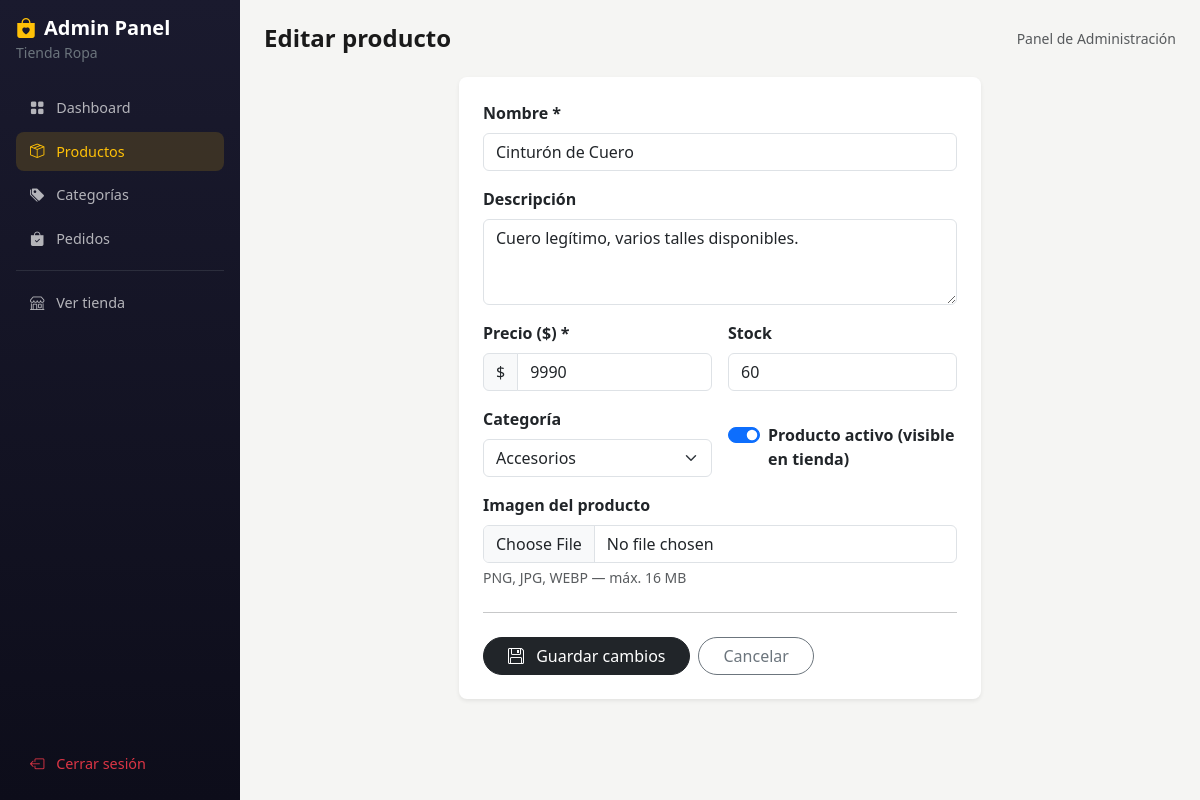
The app's page /admin/producto/9/editar (signed in), older data.
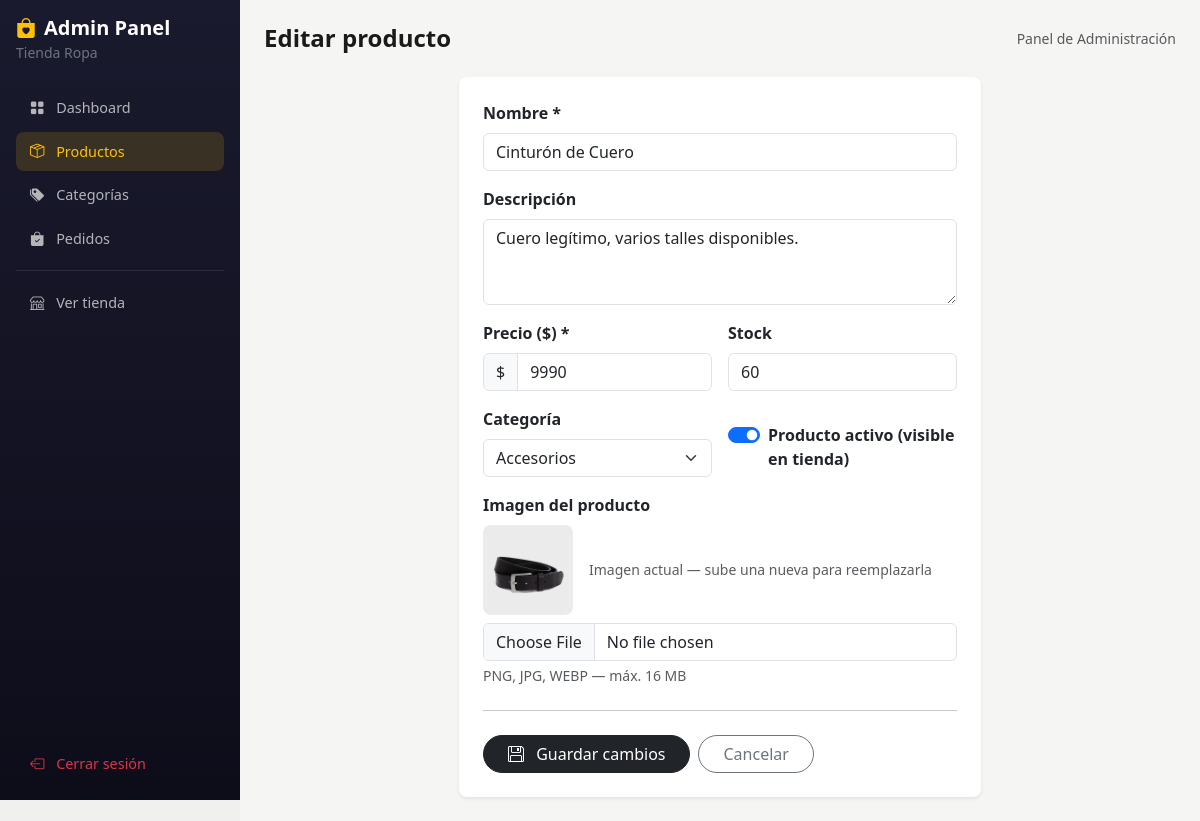
The same page, newer data.
### tables this page shows
CREATE TABLE productos (
            id           INTEGER PRIMARY KEY AUTOINCREMENT,
            nombre       TEXT    NOT NULL,
            descripcion  TEXT,
            precio       REAL    NOT NULL DEFAULT 0,
            imagen       TEXT,
            categoria_id INTEGER REFERENCES categorias(id),
            stock        INTEGER NOT NULL DEFAULT 0,
            activo       INTEGER NOT NULL DEFAULT 1
        );

### app.py (the view, shortened to what this page needs)
@app.route("/admin/producto/<int:pid>/editar", methods=["GET", "POST"])
@admin_required
def admin_editar_producto(pid):
    conn       = get_db()
    producto   = conn.execute("SELECT * FROM productos WHERE id=?", (pid,)).fetchone()
    categorias = conn.execute("SELECT * FROM categorias ORDER BY nombre").fetchall()
    if not producto:
        flash("Producto no encontrado.", "error")
        conn.close()
        return redirect(url_for("admin_productos"))
    conn.close()
    return render_template("admin/form_producto.html", categorias=categorias, producto=producto)

### app.py (called while the page is built)
def get_db() -> sqlite3.Connection:
    conn = sqlite3.connect(DATABASE)
    conn.row_factory = sqlite3.Row
    return conn

def admin_required(f):
    @functools.wraps(f)
    def wrapper(*args, **kwargs):
        if not session.get("admin"):
            return redirect(url_for("admin_login"))
        return f(*args, **kwargs)
    return wrapper

@app.context_processor
def inject_cart_count():
    carrito = session.get("carrito", {})
    return {"cart_count": sum(v["cantidad"] for v in carrito.values())}

### templates/admin/form_producto.html (shortened to what this page needs)
{% extends 'admin/base_admin.html' %}
{% block page_title %}{{ 'Editar producto' if producto else 'Nuevo producto' }}{% endblock %}
{% block content %}
<div class="row justify-content-center">
  <div class="col-md-9 col-lg-7">
    <div class="card border-0 shadow-sm rounded-3">
      <div class="card-body p-4">
        <form method="POST" enctype="multipart/form-data">
          <div class="row g-3">
            <div class="col-12">
              <label class="form-label fw-semibold">Nombre *</label>
              <input type="text" name="nombre" class="form-control"
                     value="{{ producto.nombre if producto else '' }}" required>
            </div>
            <div class="col-12">
              <label class="form-label fw-semibold">Descripción</label>
              <textarea name="descripcion" class="form-control" rows="3"
                        placeholder="Describe el producto…">{{ producto.descripcion if producto and producto.descripcion else '' }}</textarea>
            </div>
            <div class="col-md-6">
              <label class="form-label fw-semibold">Precio ($) *</label>
              <div class="input-group">
                <span class="input-group-text">$</span>
                <input type="number" name="precio" class="form-control"
                       step="1" min="0"
                       value="{{ producto.precio | int if producto else '' }}" required>
              </div>
            </div>
            <div class="col-md-6">
              <label class="form-label fw-semibold">Stock</label>
              <input type="number" name="stock" class="form-control" min="0"
                     value="{{ producto.stock if producto else 0 }}">
            </div>
            <div class="col-md-6">
              <label class="form-label fw-semibold">Categoría</label>
              <select name="categoria_id" class="form-select">
                {% for c in categorias %}
                <option value="{{ c.id }}"
                  {{ 'selected' if producto and producto.categoria_id == c.id }}>
                  {{ c.nombre }}
                </option>
                {% endfor %}
              </select>
            </div>
            <div class="col-md-6 d-flex align-items-end pb-1">
              <div class="form-check form-switch">
                <input class="form-check-input" type="checkbox" name="activo"
                       id="swActivo" role="switch"
                       {{ 'checked' if not producto or producto.activo }}>
                <label class="form-check-label fw-semibold" for="swActivo">
                  Producto activo (visible en tienda)
                </label>
              </div>
            </div>
            <div class="col-12">
              <label class="form-label fw-semibold">Imagen del producto</label>
              {% if producto and producto.imagen %}
              <div class="mb-2 d-flex align-items-center gap-3">
                <img src="{{ url_for('static', filename='uploads/' ~ producto.imagen) }}"
                     style="height:90px;border-radius:8px" alt="Imagen actual">
                <small class="text-muted">Imagen actual — sube una nueva para reemplazarla</small>
              </div>
              {% endif %}
              <input type="file" name="imagen" class="form-control" accept="image/*">
              <div class="form-text">PNG, JPG, WEBP — máx. 16 MB</div>
            </div>
          </div>
          <hr class="my-4">
          <div class="d-flex gap-2">
            <button type="submit" class="btn btn-dark rounded-pill px-4">
              <i class="bi bi-floppy me-2"></i>
              {{ 'Guardar cambios' if producto else 'Crear producto' }}
            </button>
            <a href="{{ url_for('admin_productos') }}"
               class="btn btn-outline-secondary rounded-pill px-4">
              Cancelar
            </a>
          </div>
        </form>
      </div>
    </div>
  </div>
</div>
{% endblock %}

Row changes from the older to the newer data that the page shows:
changed productos "Cinturón de Cuero": imagen empty → "cinturon.jpg" (drawn); imagen: picture added
Text that changed along with them:
text now shown: "Imagen actual — sube una nueva para reemplazarla"
